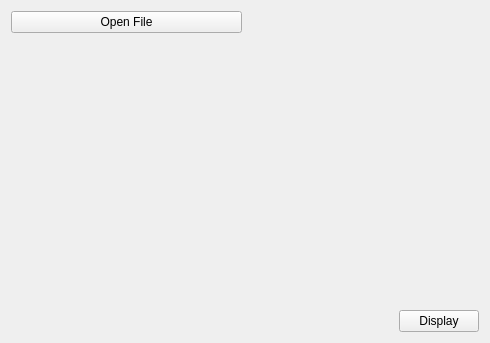
<?xml version="1.0" encoding="UTF-8"?>
<ui version="4.0">
 <class>TabImage</class>
 <widget class="QWidget" name="TabImage">
  <property name="geometry">
   <rect>
    <x>0</x>
    <y>0</y>
    <width>490</width>
    <height>343</height>
   </rect>
  </property>
  <property name="windowTitle">
   <string>Form</string>
  </property>
  <layout class="QVBoxLayout" name="verticalLayout">
   <item>
    <layout class="QHBoxLayout" name="horizontalLayout">
     <item>
      <widget class="QPushButton" name="btn_open_file_dialog">
       <property name="text">
        <string>Open File</string>
       </property>
      </widget>
     </item>
     <item>
      <widget class="QLabel" name="img_path">
       <property name="text">
        <string/>
       </property>
      </widget>
     </item>
    </layout>
   </item>
   <item>
    <widget class="QLabel" name="img_container">
     <property name="sizePolicy">
      <sizepolicy hsizetype="MinimumExpanding" vsizetype="MinimumExpanding">
       <horstretch>0</horstretch>
       <verstretch>0</verstretch>
      </sizepolicy>
     </property>
     <property name="minimumSize">
      <size>
       <width>10</width>
       <height>10</height>
      </size>
     </property>
     <property name="autoFillBackground">
      <bool>false</bool>
     </property>
     <property name="frameShape">
      <enum>QFrame::Shape::NoFrame</enum>
     </property>
     <property name="text">
      <string/>
     </property>
     <property name="alignment">
      <set>Qt::AlignmentFlag::AlignCenter</set>
     </property>
    </widget>
   </item>
   <item>
    <layout class="QHBoxLayout" name="horizontalLayout_2">
     <item>
      <spacer name="horizontalSpacer">
       <property name="orientation">
        <enum>Qt::Orientation::Horizontal</enum>
       </property>
       <property name="sizeHint" stdset="0">
        <size>
         <width>40</width>
         <height>20</height>
        </size>
       </property>
      </spacer>
     </item>
     <item>
      <widget class="QPushButton" name="btn_display">
       <property name="text">
        <string>Display</string>
       </property>
      </widget>
     </item>
    </layout>
   </item>
  </layout>
 </widget>
 <resources/>
 <connections/>
</ui>
